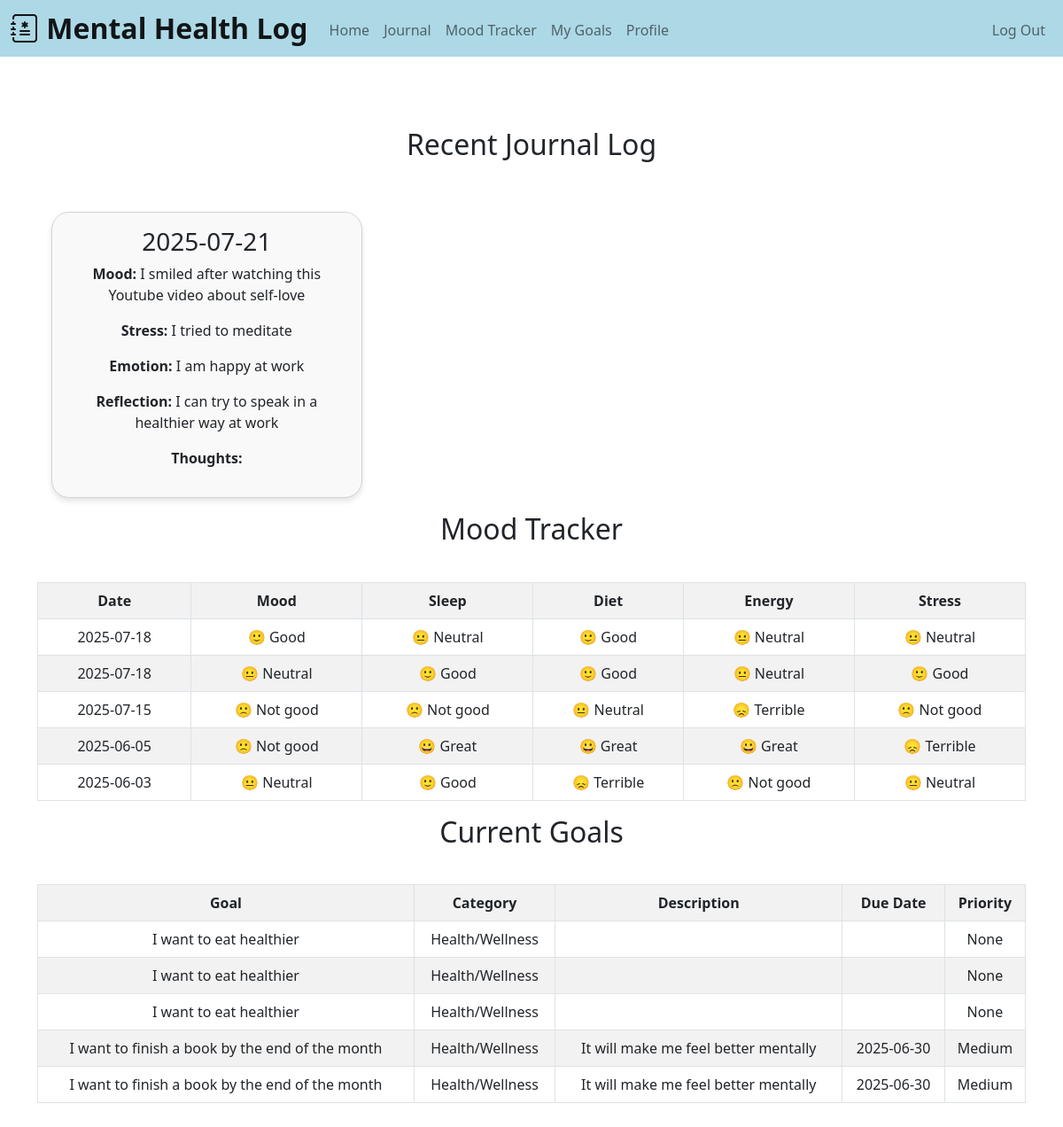
Page / (signed in) on the earlier database version.
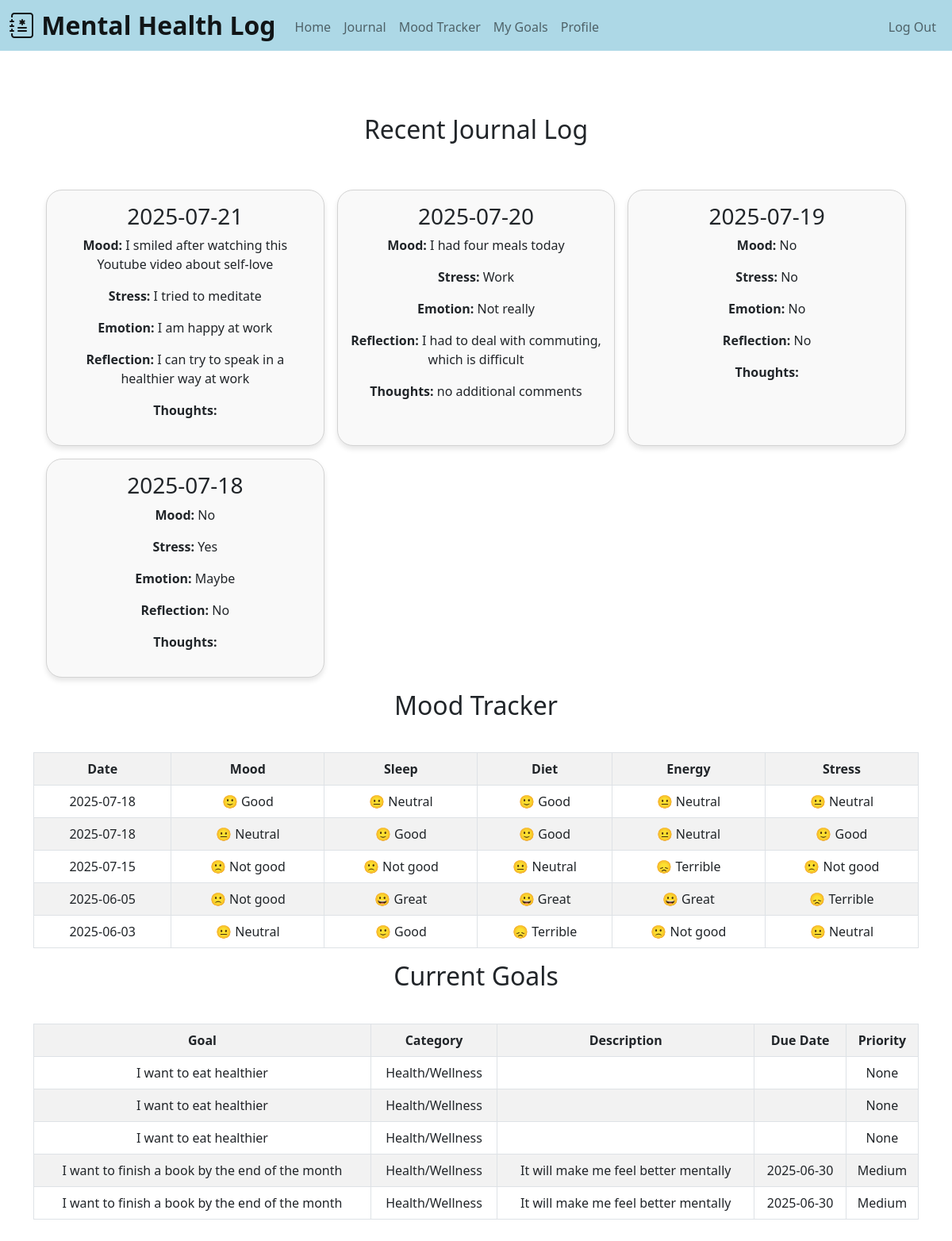
Same page on the later database version.
### tables this page shows
CREATE TABLE entries (
        id INTEGER PRIMARY KEY,
        user_id INTEGER NOT NULL,
        date DATE NOT NULL,
        mood TEXT NOT NULL,
        stress TEXT NOT NULL,
        emotion TEXT NOT NULL,
        self_reflection TEXT NOT NULL,
        content TEXT,
        FOREIGN KEY (user_id) REFERENCES users(id)
    );

CREATE TABLE tracker (
        id INTEGER PRIMARY KEY AUTOINCREMENT NOT NULL,
        user_id INTEGER NOT NULL,
        date DATE NOT NULL,
        mood TEXT NOT NULL,
        sleep TEXT NOT NULL,
        diet TEXT NOT NULL,
        energy TEXT NOT NULL,
        stress TEXT NOT NULL,
        FOREIGN KEY (user_id) REFERENCES users(id)
    );

CREATE TABLE goals (
        id INTEGER PRIMARY KEY,
        user_id INTEGER NOT NULL,
        goal_title TEXT NOT NULL,
        category TEXT NOT NULL,
        description TEXT,
        due_date DATE,
        priority TEXT CHECK (priority IN ('Low', 'Medium', 'High')) DEFAULT 'Medium',
        completed BOOLEAN DEFAULT 0,
        FOREIGN KEY (user_id) REFERENCES users(id)
    );

### app.py (the view)
@app.route("/")
@login_required
def index():
    conn = db_connection()
    cur = conn.cursor()
    user_id = session["user_id"]
    cur.execute("SELECT date, mood, stress, emotion, self_reflection, content FROM entries WHERE user_id = ? ORDER BY date DESC LIMIT 4", (user_id,))
    journal_entries = cur.fetchall()
    cur.execute("SELECT date, mood, sleep, diet, energy, stress FROM tracker WHERE user_id = ? ORDER BY date DESC LIMIT 5", (user_id,))
    mood_entries = cur.fetchall()
    cur.execute("SELECT goal_title, category, description, due_date, priority FROM goals WHERE user_id = ? ORDER BY due_date LIMIT 5", (user_id,))
    goal_entries = cur.fetchall()
    conn.close()
    return render_template("index.html",
                           journal_entries = journal_entries,
                           mood_entries = mood_entries,
                           goal_entries = goal_entries)

### helper.py (called while the page is built)
def db_connection():
    conn = sqlite3.connect('mental_health.db')
    conn.row_factory = sqlite3.Row
    return conn

def login_required(f):
    @wraps(f)
    def decorated_function(*args, **kwargs):
        if session.get("user_id") is None:
            return redirect("/login")
        return f(*args, **kwargs)
    return decorated_function

### templates/index.html (shortened to what this page needs)
{% extends "layout.html" %}
{% block main %}
    <h2 class="heading-space">Recent Journal Log</h2>
    <div class="entry-container">
        {% for entry in journal_entries %}
            <div class="entry-card">
                <h3>{{ entry['date'] }}</h3>
                <p><strong>Mood:</strong> {{ entry['mood'] }}</p>
                <p><strong>Stress:</strong> {{ entry['stress'] }}</p>
                <p><strong>Emotion:</strong> {{ entry['emotion'] }}</p>
                <p><strong>Reflection:</strong> {{ entry['self_reflection'] }}</p>
                <p><strong>Thoughts:</strong> {{ entry['content'] }}</p>
            </div>
        {% endfor %}
    </div>
    <h2 class="heading-space">Mood Tracker</h2>
    <table class="table table-striped table-bordered">
        <tr>
            <th>Date</th>
            <th>Mood</th>
            <th>Sleep</th>
            <th>Diet</th>
            <th>Energy</th>
            <th>Stress</th>
        </tr>
        {% for mood in mood_entries %}
            <tr>
                <td>{{ mood['date'] }}</td>
                <td>{{ mood['mood'] }}</td>
                <td>{{ mood['sleep'] }}</td>
                <td>{{ mood['diet'] }}</td>
                <td>{{ mood['energy'] }}</td>
                <td>{{ mood['stress'] }}</td>
            </tr>
        {% endfor %}
    </table>
    <h2 class="heading-space">Current Goals</h2>
        <table class="table table-striped table-bordered">
        <tr>
            <th>Goal</th>
            <th>Category</th>
            <th>Description</th>
            <th>Due Date</th>
            <th>Priority</th>
        </tr>
        {% for goal in goal_entries %}
            <tr>
                <td>{{ goal['goal_title'] }}</td>
                <td>{{ goal['category'] }}</td>
                <td>{{ goal['description'] }}</td>
                <td>{{ goal['due_date'] }}</td>
                <td>{{ goal['priority'] }}</td>
            </tr>
        {% endfor %}
    </table>
{% endblock %}

### templates/layout.html (shortened to what this page needs)
<!DOCTYPE html>
<html>
    <head>
        <link href="https://cdn.jsdelivr.net/npm/bootstrap@5.0.2/dist/css/bootstrap.min.css" rel="stylesheet">
        <link rel="stylesheet" href="https://cdn.jsdelivr.net/npm/bootstrap-icons@1.13.1/font/bootstrap-icons.min.css">
        <link href="/static/style.css" rel="stylesheet">
    </head>
    <body>
        <header>
            <nav class="navbar navbar-expand-lg navbar-light" style="background-color: lightblue;">
                <div class="container-fluid">
                    <a class="navbar-brand mb-0 h1" href="/"><i class="bi bi-journal-medical"></i> Mental Health Log</a>
                    <div class="collapse navbar-collapse" id="navbar">
                        {% if session["user_id"] %}
                            <ul class="navbar-nav me-auto mt-1">
                                <li class="nav-item"><a class="nav-link" href="/">Home</a></li>
                                <li class="nav-item"><a class="nav-link" href="/entry">Journal</a></li>
                                <li class="nav-item"><a class="nav-link" href="/tracker">Mood Tracker</a></li>
                                <li class="nav-item"><a class="nav-link" href="/goals">My Goals</a></li>
                                <li class="nav-item"><a class="nav-link" href="/profile">Profile</a></li>
                            </ul>
                            <ul class="navbar-nav ms-auto mt-1">
                                <li class="nav-item"><a class="nav-link" href="/logout">Log Out</a></li>
                            </ul>
                        {% else %}
                            <ul class="navbar-nav ms-auto mt-1">
                                <li class="nav-item"><a class="nav-link" href="/login">Log In</a></li>
                                <li class="nav-item"><a class="nav-link" href="/register">Register</a></li>
                            </ul>
                        {% endif %}
                    </div>
                </div>
            </nav>
        </header>
        <main class="container big-padding text-center">
            {% block main %}{% endblock %}
        </main>
    </body>
</html>

### static/style.css (style rules this page uses)
.navbar-brand { font-weight: 600; font-size: xx-large; }
.big-padding { padding-top: 5rem; padding-bottom: 5rem; }
.heading-space { padding-bottom: 2rem; }
.entry-container { display: grid; grid-template-columns: repeat(auto-fill, minmax(300px, 1fr)); gap: 1rem; padding: 1rem; }
.entry-card { border: 1px solid lightgray; border-radius: 20px; padding: 1rem; background-color: #f9f9f9; box-shadow: 0 4px 6px rgba(0,0,0,0.1); }

Differences in the rows shown:
added entries: date "2025-07-20", mood "I had four meals today", stress "Work", emotion "Not really", self_reflection "I had to deal with commuting, which is difficult", content "no additional comments"
added entries: date "2025-07-19", mood "No", stress "No", emotion "No", self_reflection "No"
added entries: date "2025-07-18", mood "No", stress "Yes", emotion "Maybe", self_reflection "No"
